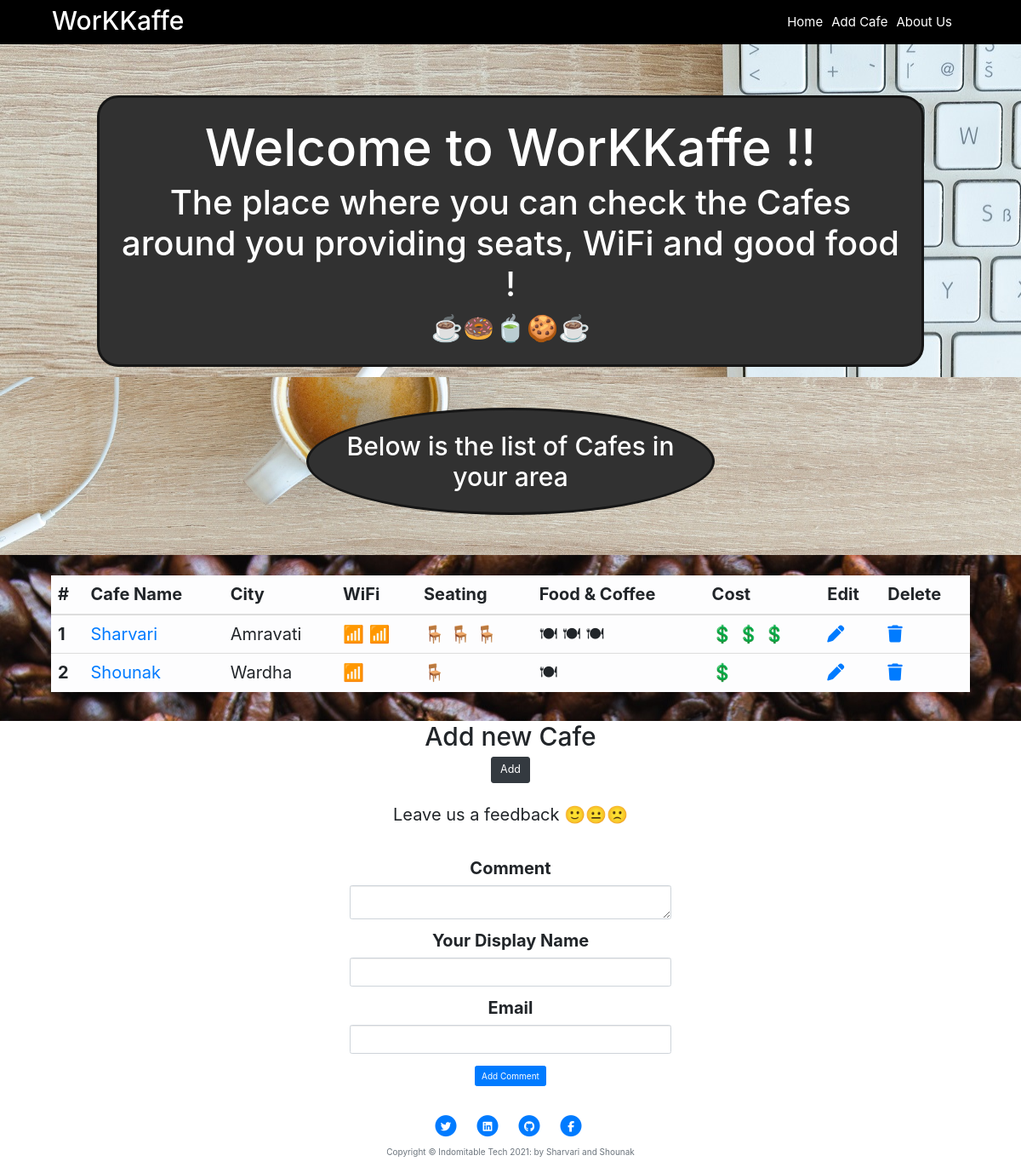
The page / on the database its author committed.
### main.py (models this page shows)
class CafeDB(db.Model):
    __tablename__ = "cafe"
    id = db.Column(db.Integer, primary_key=True)
    cafe_name = db.Column(db.Text, unique=True, nullable=False)
    address = db.Column(db.Text, nullable=False)
    wifi = db.Column(db.Text, nullable=False)
    seating = db.Column(db.Text, nullable=False)
    food = db.Column(db.Text, nullable=False)
    cost = db.Column(db.Text, nullable=False)
    description = db.Column(db.Text, nullable=False)
    reviews = relationship("CafeReviewsDB", back_populates="cafe")

### main.py (the view, shortened to what this page needs)
@app.route("/", methods=["POST", "GET"])
def home():
    feedback_form = AddWebsiteComments()
    cafe_database = CafeDB.query.all()
    return render_template("index.html", cafe_database=cafe_database, feedback_form=feedback_form)

### forms.py
class AddWebsiteComments(FlaskForm):
    comment = CKEditorField("Comment", validators=[DataRequired()])
    commentator_name = StringField("Your Display Name", validators=[DataRequired()])
    commentator_email = StringField("Email",validators=[DataRequired(),Email()])
    submit = SubmitField("Add Comment")

### templates/index.html
{% extends 'bootstrap/base.html' %}
{% import "bootstrap/wtf.html" as wtf %}
{% block content %}
{% include "header.html" %}
<header class="masthead "
        style="background-image: url({{ url_for('static', filename='images/cafe.jpg')}});
        background-repeat:no-repeat;background-size:cover; background-position: center center; height:600px;">
    <div class="container-fluid start-end" style="padding-top: 5%;padding-bottom: 1%;">
        <div style="height:50%; width:90%;background-color:#313131; border: 3px solid #161616;margin:auto;padding:2% 2% 1% 2%;color:white;border-radius:25px;">
            <h3 style="font-size:6rem;"> Welcome to WorKKaffe !! </h3>
            <h3 style="font-size:4rem;">The place where you can check the Cafes around you providing seats, WiFi
                and good
                food ! </h3>
            <p style="font-size:3rem;">☕🍩🍵🍪☕ </p>
        </div>
    </div>
    <div style="padding: 3% 0 0 0;">
    <h3 style="font-size:3rem; text-align:center;padding: 2%;margin:auto;background-color:#313131;color:white;width: 40%;border-radius:50%;border: 3px solid #161616;">
        Below is the list of Cafes in your area </h3>
</div>
</header>
<div style="padding: 2% 0; background-image: url({{ url_for('static', filename='images/tablebg.jpg')}});">
    <div class="table-content">
        <table class="table table-hover table-light" style="font-size:2rem;">
            <thead>
            <tr>
                <th scope="col">#</th>
                <th scope="col">Cafe Name</th>
                <th scope="col">City</th>
                <th scope="col">WiFi</th>
                <th scope="col">Seating</th>
                <th scope="col">Food & Coffee</th>
                <th scope="col">Cost</th>
                <th scope="col">Edit</th>
                <th scope="col">Delete</th>
            </tr>
            </thead>
            <tbody>
            {% for data in cafe_database%}
            <tr>
                <th scope="row">{{data.id}}</th>
                <td><a href="{{url_for('about_cafe',index=data.id)}}">{{data.cafe_name}}</a></td>
                <td>{{data.address}}</td>
                <td>{{data.wifi}}</td>
                <td>{{data.seating}}</td>
                <td>{{data.food}}</td>
                <td>{{data.cost}}</td>
                <td><a href="{{url_for('edit_cafe',index=data.id)}}"><i class="fas fa-pen"></i></a></td>
                <td><a href="{{url_for('delete_cafe',index=data.id)}}"><i class="fas fa-trash"></i></a></td>
            </tr>
            {% endfor %}
            </tbody>
        </table>
    </div>
</div>
<div class="container-fluid" style="margin:auto;text-align:center;font-size:2rem;">
    <h1 style="font-size:3rem;">Add new Cafe</h1>
    <a href="{{url_for('add_cafe')}}">
        <button class="btn btn-dark btn-lg" type="button">Add</button>
    </a>
</div>
{% include "footer.html" %}
{% endblock %}

### static/css/styles.css (style rules this page uses)
.container-fluid { padding: 0 5%; }
.start-end { padding: 10% 5%; text-align: center; background-image: url("../static/images/cafe.jpg"); }
.table-content { padding: 0 5%; }

### rows shown on the page
CafeDB: id "1", cafe_name "Sharvari", address "Amravati", wifi "📶 📶", seating "🪑 🪑 🪑", food "🍽 🍽 🍽", cost "💲 💲 💲"
CafeDB: id "2", cafe_name "Shounak", address "Wardha", wifi "📶", seating "🪑", food "🍽", cost "💲"
